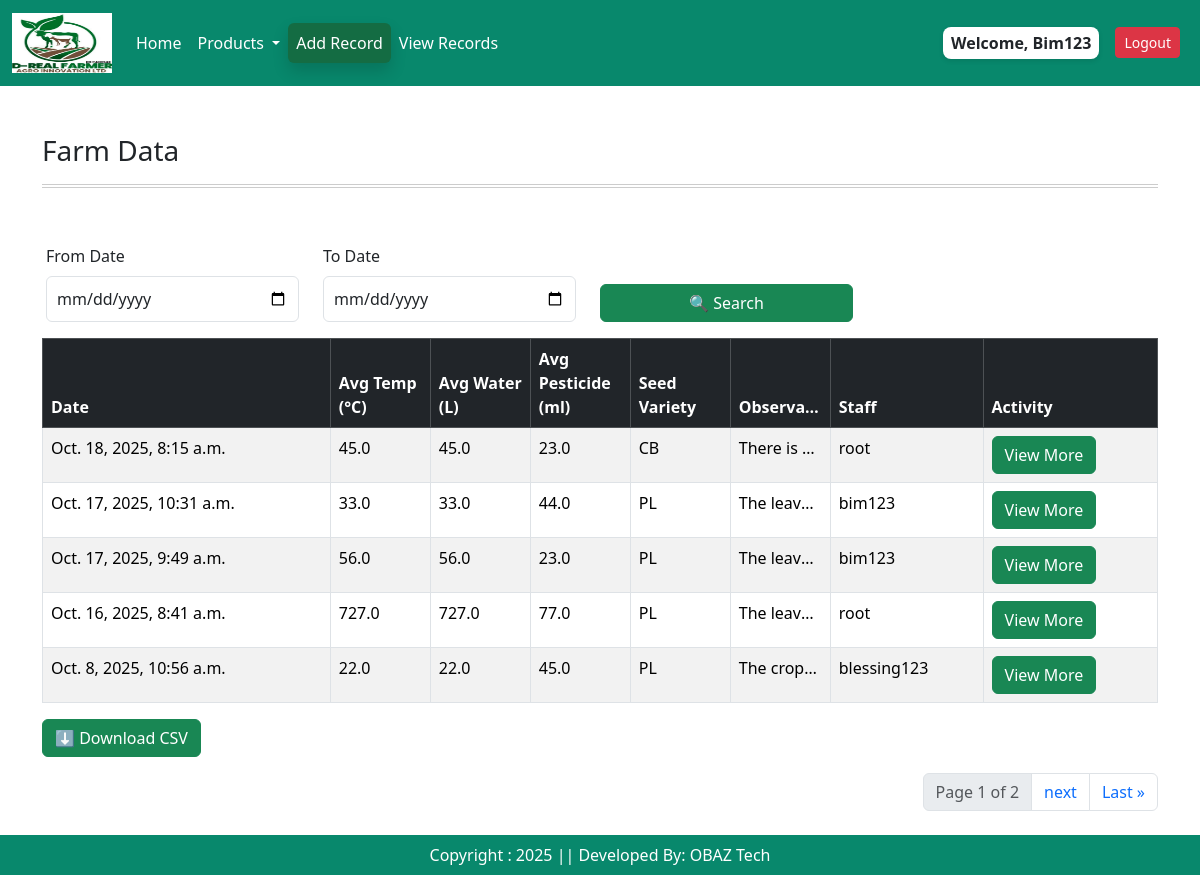
Screenshot of /viewrecords/ (signed in) with the database file from the repository.
### app/models.py (models this page shows, shortened)
class Farminputs(models.Model):
    user = models.ForeignKey(User, on_delete=models.CASCADE)
    avg_temp = models.FloatField()
    avg_water = models.FloatField()
    avg_pesticide = models.FloatField()
    pesticide_name = models.CharField(choices = pesticide_choices, max_length = 2)
    fertilizer_name = models.CharField(choices = fertilizer_choices, max_length = 7)
    avg_fertilizer = models.FloatField() # in kilograms per hectare(kg/ha)
    seed_variety = models.CharField(choices = seed_choices, max_length = 2)
    daily_observation = models.TextField( default = '')
    created_at = models.DateTimeField(auto_now_add=True)
    class Meta:
        verbose_name = "Farminputs"
        verbose_name_plural = "Farminputs"  # Prevents Django from adding "s"

### app/views.py (the view)
# urls.py: path('viewrecords/', views.records, name = "viewrecords"),
@login_required(login_url = 'user_login')
def records(request):
    recordz = Farminputs.objects.all().order_by('-created_at')
    page_list = Paginator(Farminputs.objects.all().order_by('-created_at'), 5)
    page = request.GET.get('page')
    venues = page_list.get_page(page)
    context = {
        'recordz':recordz,
        'venues':venues
    }
    return render(request,"records.html", context)

### app/templates/records.html (shortened to what this page needs)
{% extends 'base.html' %}
{% load static %}
{% block main-content %}
<body>
<div class="container mt-5">
<div class="container">
<h3 class="mb-3">Farm Data</h3>
 <hr class="gradient-double">
<div class = "row">
  <div class="row mt-4 p-3">
    <div class="col-md-3">
      <label for="fromDate" class="form-label">From Date</label>
      <input type="date" id="fromDate" class="form-control">
    </div>
    <div class="col-md-3">
      <label for="toDate" class="form-label">To Date</label>
      <input type="date" id="toDate" class="form-control">
    </div>
    <div class="col-md-3 d-flex align-items-end">
      <button class="btn btn-success w-100" onclick="filterByDate()">🔍 Search</button>
    </div>
  </div>
  <div class="table-responsive">
    <table class="table table-bordered table-striped table-hover" id="farmTable">
      <thead class="table-dark">
        <tr>
          <th>Date</th>
          <th>Avg Temp (°C)</th>
          <th>Avg Water (L)</th>
          <th>Avg Pesticide (ml)</th>
          <th>Seed Variety</th>
          <th  class="fixed-col">Observations </th>
           <th>Staff</th>
            <th>Activity</th>
        </tr>
      </thead>
      <tbody>
      {% for item in venues %}
        <tr>
          <td>{{ item.created_at }}</td>
          <td class="fixed-col">{{ item.avg_water}}</td>
          <td class="fixed-col">{{item.avg_water}}</td>
          <td class="fixed-col">{{item.avg_pesticide}}</td>
          <td class="fixed-col">{{ item.seed_variety}}</td>
          <td class="fixed-col">{{item.daily_observation }}</td>
            <td>{{ item.user}}</td>
          <td>
          <a type="button" class="btn btn-success" href = "{% url 'farmrecordsedit' item.id %}">View More</a>
          </td>
        </tr>
  {% endfor %}
      </tbody>
    </table>
  </div>
  <div class="mb-3">
    <button class="btn btn-success" onclick="downloadTable()">⬇ Download CSV</button>
  </div>
 </div>
<nav aria-label="Page navigation example">
  <ul class="pagination justify-content-end">
   <li class="page-item disabled"><a href = "#" class="page-link">Page {{ venues.number }} of {{ venues.paginator.num_pages}}</a></li>
   {% if venues.has_next %}
   <li class="page-item"><a class="page-link" href = "?page={{ venues.next_page_number }}">next</a></li>
   <li class="page-item"> <a class="page-link" href = "?page={{ venues.paginator.num_pages}}">Last &raquo</a></li>
   {% endif  %}
     </ul>
</nav>
  </div>
  </div>
</div>
<br/><br/>
{% endblock main-content %}

### app/templates/base.html (shortened to what this page needs)
<!DOCTYPE html>
{% load static %}
<html lang="en">
<head>
    <link href = "https://cdn.jsdelivr.net/npm/bootstrap@5.3.3/dist/css/bootstrap.min.css" rel = "stylesheet"
    />
    <link href="https://cdn.jsdelivr.net/npm/bootstrap-icons/font/bootstrap-icons.css" rel="stylesheet"/>
    <link rel = "stylesheet" href = "{% static '/css/owl.carousel.min.css' %}" />
    <link rel = "stylesheet" href = "{% static '/css/all.min.css' %}" />
     <link rel = "stylesheet" href = "{% static '/css/style.css' %}" />
</head>
<body>
<div class = "row">
  <div class = "col-sm-12">
<nav class="navbar navbar-expand-lg" >
  <div class="container-fluid">
   <a class="navbar-brand" href="{% url 'home' %}"><img src = "{% static "/images/site_logo.png" %}" width = "100" height = "60"/></a>
{% if user.is_authenticated %}
    <div class="collapse navbar-collapse" id="navbarNavDropdown">
      <ul class="navbar-nav me-auto mb-2 mb-lg-0">
        <li class="nav-item">
          <a class="nav-link active" aria-current="page" href="#">Home</a>
        </li>
        <li class="nav-item dropdown">
          <a class="nav-link dropdown-toggle" href="#" role="button" data-bs-toggle="dropdown" aria-expanded="false">
            Products
          </a>
        </li>
           <li class="nav-item">
          <a class="nav-link active btn btn-success shadow" aria-current="page" href="{% url 'register' %}">Add Record</a>
        </li>
   <li class="nav-item">
          <a class="nav-link active" aria-current="page" href="{% url 'viewrecords' %}">View Records</a>
        </li>
      </ul>
      <ul class="navbar-nav ml-auto">
         <li class="nav-item p-2">
       {% if request.user.is_authenticated %} <span class = "welcome-user text-dark text-capitalize px-2 py-1">  welcome, {{request.user}} {% endif %}</span>
        </li>
        <li class="nav-item p-2">
           <a href="{% url 'user_logout' %}" class="btn btn-danger btn-sm">Logout</a>
        </li>
</ul>
   {% endif %}
    </div>
  </div>
</nav>
</div>
{% block main-content %}{% endblock main-content %}
<footer class = "container-fluid fixed-bottom text-white text-center p-2 mt-5">
Copyright : 2025 || Developed By: OBAZ Tech
</footer>
</body>
</html>

### app/static/css/style.css (style rules this page uses)
.navbar { background-color: rgb(8, 136, 108) !important; }
.nav-link { color: white !important; }
footer { background-color: rgb(8, 136, 108) !important; }
.form-control { padding: 10px !important; }
.fixed-col { width: 100px; max-width: 100px; white-space: nowrap; overflow: hidden; text-overflow: ellipsis; }
.gradient-double { border: none; height: 4px; background: linear-gradient(to bottom, #333 33%, transparent 33%, transparent 66%, #333 66%); }
.welcome-user { background-color: #fff; border-radius: 8px; font-weight: 600; box-shadow: 0 2px 5px rgba(0, 0, 0, 0.1); display: inline-block; }

### rows the page displays
Farminputs: created_at "Oct. 18, 2025, 8:15 a.m.", avg_water "45.0", avg_pesticide "23.0", seed_variety "CB", daily_observation "There is…", user "root"
Farminputs: created_at "Oct. 17, 2025, 10:31 a.m.", avg_water "33.0", avg_pesticide "44.0", seed_variety "PL", daily_observation "The leav…", user "bim123"
Farminputs: created_at "Oct. 17, 2025, 9:49 a.m.", avg_water "56.0", avg_pesticide "23.0", seed_variety "PL", daily_observation "The leav…", user "bim123"
Farminputs: created_at "Oct. 16, 2025, 8:41 a.m.", avg_water "727.0", avg_pesticide "77.0", seed_variety "PL", daily_observation "The leav…", user "root"
Farminputs: created_at "Oct. 8, 2025, 10:56 a.m.", avg_water "22.0", avg_pesticide "45.0", seed_variety "PL", daily_observation "The crop…", user "blessing123"

### other values shown
{{ request.user }} "Bim123"
{{ venues.number }} "1"
{{ venues.paginator.num_pages }} "2"
